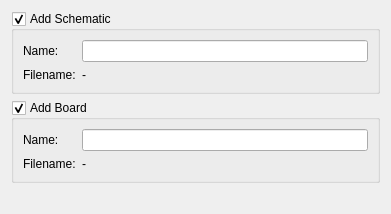
<?xml version="1.0" encoding="UTF-8"?>
<ui version="4.0">
 <class>librepcb::project::editor::NewProjectWizardPage_Initialization</class>
 <widget class="QWizardPage" name="librepcb::project::editor::NewProjectWizardPage_Initialization">
  <property name="geometry">
   <rect>
    <x>0</x>
    <y>0</y>
    <width>391</width>
    <height>214</height>
   </rect>
  </property>
  <property name="title">
   <string>Initialization</string>
  </property>
  <property name="subTitle">
   <string>Specify how the project should be initialized.</string>
  </property>
  <layout class="QVBoxLayout" name="verticalLayout">
   <item>
    <widget class="QGroupBox" name="cbxAddSchematic">
     <property name="title">
      <string>Add Schematic</string>
     </property>
     <property name="checkable">
      <bool>true</bool>
     </property>
     <layout class="QFormLayout" name="formLayout_2">
      <item row="0" column="0">
       <widget class="QLabel" name="label_5">
        <property name="text">
         <string>Name:</string>
        </property>
       </widget>
      </item>
      <item row="0" column="1">
       <widget class="QLineEdit" name="edtSchematicName">
        <property name="maxLength">
         <number>250</number>
        </property>
       </widget>
      </item>
      <item row="1" column="0">
       <widget class="QLabel" name="label_6">
        <property name="text">
         <string>Filename:</string>
        </property>
       </widget>
      </item>
      <item row="1" column="1">
       <widget class="QLabel" name="lblSchematicFileName">
        <property name="text">
         <string>-</string>
        </property>
       </widget>
      </item>
     </layout>
    </widget>
   </item>
   <item>
    <widget class="QGroupBox" name="cbxAddBoard">
     <property name="title">
      <string>Add Board</string>
     </property>
     <property name="checkable">
      <bool>true</bool>
     </property>
     <layout class="QFormLayout" name="formLayout_3">
      <item row="0" column="0">
       <widget class="QLabel" name="label_7">
        <property name="text">
         <string>Name:</string>
        </property>
       </widget>
      </item>
      <item row="0" column="1">
       <widget class="QLineEdit" name="edtBoardName">
        <property name="maxLength">
         <number>250</number>
        </property>
       </widget>
      </item>
      <item row="1" column="0">
       <widget class="QLabel" name="label_8">
        <property name="text">
         <string>Filename:</string>
        </property>
       </widget>
      </item>
      <item row="1" column="1">
       <widget class="QLabel" name="lblBoardFileName">
        <property name="text">
         <string>-</string>
        </property>
       </widget>
      </item>
     </layout>
    </widget>
   </item>
   <item>
    <spacer name="verticalSpacer">
     <property name="orientation">
      <enum>Qt::Vertical</enum>
     </property>
     <property name="sizeHint" stdset="0">
      <size>
       <width>20</width>
       <height>40</height>
      </size>
     </property>
    </spacer>
   </item>
  </layout>
 </widget>
 <resources/>
 <connections/>
</ui>
